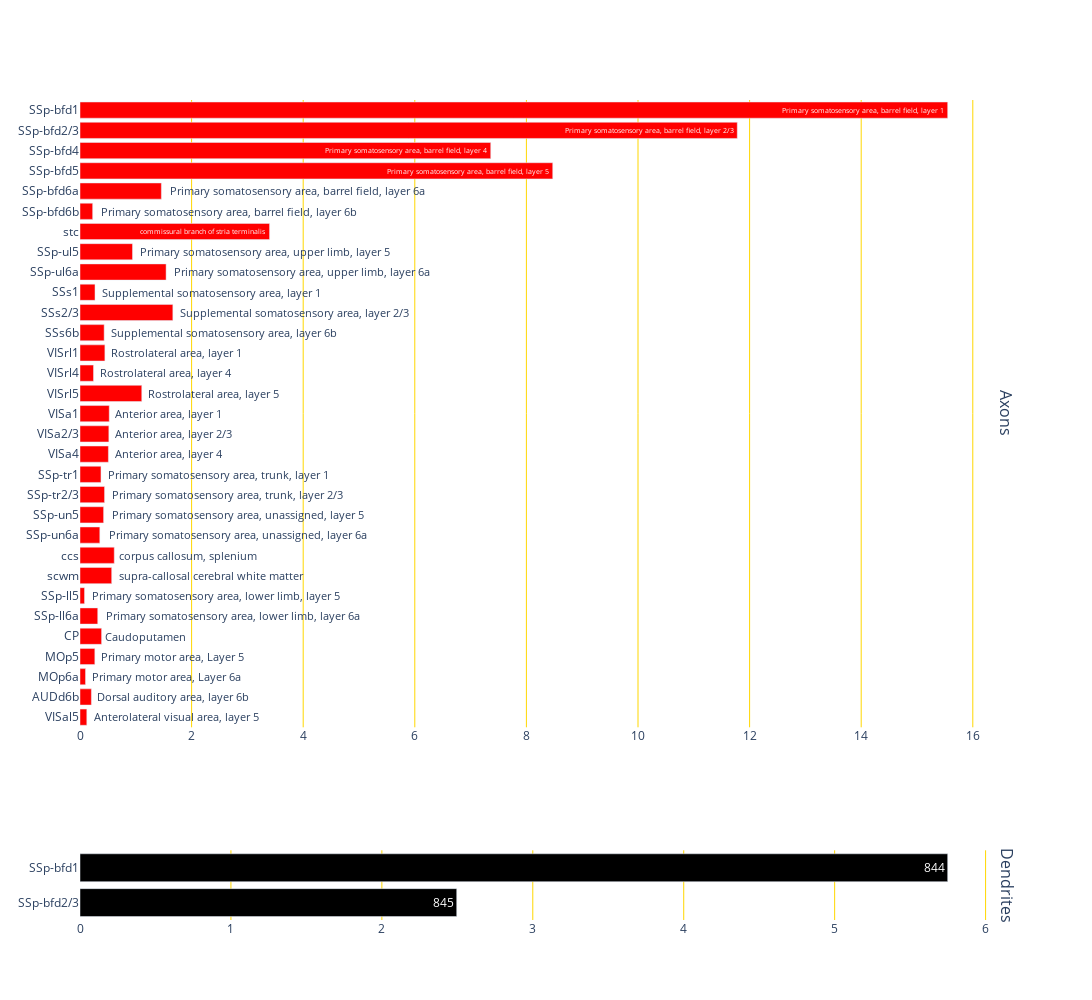

Notebook code for this chart:
### Code cell
plot_hist(new_axonpd,new_dendritepd,mousename)

### Figure 1 — Plotly figure (JSON) as saved in the notebook; plotly's stock layout.template omitted (floating-point values rounded to 4 significant figures)
{"data": [{"hovertemplate": "<i>%{x}</i>, <b>%{text}</b>", "marker": {"color": "red"}, "name": "", "orientation": "h", "text": ["Anterolateral visual area, layer 5", "Dorsal auditory area, layer 6b", "Primary motor area, Layer 6a", "Primary motor area, Layer 5", "Caudoputamen", "Primary somatosensory area, lower limb, layer 6a", "Primary somatosensory area, lower limb, layer 5", "supra-callosal cerebral white matter", "corpus callosum, splenium", "Primary somatosensory area, unassigned, layer 6a", "Primary somatosensory area, unassigned, layer 5", "Primary somatosensory area, trunk, layer 2/3", "Primary somatosensory area, trunk, layer 1", "Anterior area, layer 4", "Anterior area, layer 2/3", "Anterior area, layer 1", "Rostrolateral area, layer 5", "Rostrolateral area, layer 4", "Rostrolateral area, layer 1", "Supplemental somatosensory area, layer 6b", "Supplemental somatosensory area, layer 2/3", "Supplemental somatosensory area, layer 1", "Primary somatosensory area, upper limb, layer 6a", "Primary somatosensory area, upper limb, layer 5", "commissural branch of stria terminalis", "Primary somatosensory area, barrel field, layer 6b", "Primary somatosensory area, barrel field, layer 6a", "Primary somatosensory area, barrel field, layer 5", "Primary somatosensory area, barrel field, layer 4", "Primary somatosensory area, barrel field, layer 2/3", "Primary somatosensory area, barrel field, layer 1"], "type": "bar", "x": [0.122, 0.204, 0.099, 0.266, 0.387, 0.318, 0.081, 0.568, 0.614, 0.355, 0.423, 0.44, 0.376, 0.509, 0.517, 0.524, 1.107, 0.242, 0.446, 0.433, 1.664, 0.269, 1.543, 0.941, 3.397, 0.227, 1.458, 8.472, 7.361, 11.78, 15.55], "xaxis": "x", "y": ["VISal5", "AUDd6b", "MOp6a", "MOp5", "CP", "SSp-ll6a", "SSp-ll5", "scwm", "ccs", "SSp-un6a", "SSp-un5", "SSp-tr2/3", "SSp-tr1", "VISa4", "VISa2/3", "VISa1", "VISrl5", "VISrl4", "VISrl1", "SSs6b", "SSs2/3", "SSs1", "SSp-ul6a", "SSp-ul5", "stc", "SSp-bfd6b", "SSp-bfd6a", "SSp-bfd5", "SSp-bfd4", "SSp-bfd2/3", "SSp-bfd1"], "yaxis": "y"}, {"hovertemplate": "<i>%{x}</i>, <b>%{text}</b>", "marker": {"color": "black"}, "name": "", "orientation": "h", "text": [845, 844], "type": "bar", "x": [2.496, 5.749], "xaxis": "x2", "y": ["SSp-bfd2/3", "SSp-bfd1"], "yaxis": "y2"}], "layout": {"annotations": [{"font": {"size": 16}, "showarrow": false, "text": "Axons", "textangle": 90, "x": 0.98, "xanchor": "left", "xref": "paper", "y": 0.6175, "yanchor": "middle", "yref": "paper"}, {"font": {"size": 16}, "showarrow": false, "text": "Dendrites", "textangle": 90, "x": 0.98, "xanchor": "left", "xref": "paper", "y": 0.0425, "yanchor": "middle", "yref": "paper"}], "height": 1000, "paper_bgcolor": "rgba(0, 0, 0, 0)", "plot_bgcolor": "rgba(0, 0, 0, 0)", "showlegend": false, "width": 2000, "xaxis": {"anchor": "y", "autorange": true, "domain": [0, 0.98], "gridcolor": "gold", "range": [0, 16.37], "type": "linear"}, "xaxis2": {"anchor": "y2", "autorange": true, "domain": [0, 0.98], "gridcolor": "gold", "range": [0, 6.052], "type": "linear"}, "yaxis": {"anchor": "x", "autorange": true, "categoryorder": "trace", "domain": [0.235, 1], "range": [-0.5, 30.5], "type": "category"}, "yaxis2": {"anchor": "x2", "autorange": true, "domain": [0, 0.085], "range": [-0.5, 1.5], "type": "category"}}}
